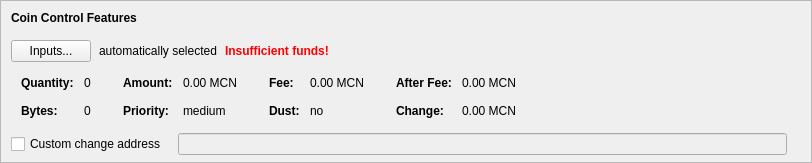
    <widget class="QFrame" name="frameCoinControl">
     <property name="sizePolicy">
      <sizepolicy hsizetype="Expanding" vsizetype="Expanding">
       <horstretch>0</horstretch>
       <verstretch>0</verstretch>
      </sizepolicy>
     </property>
     <property name="maximumSize">
      <size>
       <width>16777215</width>
       <height>16777215</height>
      </size>
     </property>
     <property name="frameShape">
      <enum>QFrame::StyledPanel</enum>
     </property>
     <property name="frameShadow">
      <enum>QFrame::Sunken</enum>
     </property>
     <layout class="QVBoxLayout" name="verticalLayoutCoinControl2">
      <property name="spacing">
       <number>0</number>
      </property>
      <property name="leftMargin">
       <number>0</number>
      </property>
      <property name="topMargin">
       <number>0</number>
      </property>
      <property name="rightMargin">
       <number>0</number>
      </property>
      <property name="bottomMargin">
       <number>6</number>
      </property>
      <item>
       <layout class="QVBoxLayout" name="verticalLayoutCoinControl" stretch="0,0,0,0,1">
        <property name="spacing">
         <number>0</number>
        </property>
        <property name="leftMargin">
         <number>10</number>
        </property>
        <property name="topMargin">
         <number>10</number>
        </property>
        <item>
         <layout class="QHBoxLayout" name="horizontalLayoutCoinControl1">
          <property name="bottomMargin">
           <number>15</number>
          </property>
          <item>
           <widget class="QLabel" name="labelCoinControlFeatures">
            <property name="sizePolicy">
             <sizepolicy hsizetype="Preferred" vsizetype="Maximum">
              <horstretch>0</horstretch>
              <verstretch>0</verstretch>
             </sizepolicy>
            </property>
            <property name="font">
             <font>
              <weight>75</weight>
              <bold>true</bold>
             </font>
            </property>
            <property name="styleSheet">
             <string notr="true">font-weight:bold;</string>
            </property>
            <property name="text">
             <string>Coin Control Features</string>
            </property>
           </widget>
          </item>
         </layout>
        </item>
        <item>
         <layout class="QHBoxLayout" name="horizontalLayoutCoinControl2" stretch="0,0,0,0">
          <property name="spacing">
           <number>8</number>
          </property>
          <property name="bottomMargin">
           <number>10</number>
          </property>
          <item>
           <widget class="QPushButton" name="pushButtonCoinControl">
            <property name="styleSheet">
             <string notr="true"/>
            </property>
            <property name="text">
             <string>Inputs...</string>
            </property>
            <property name="autoDefault">
             <bool>false</bool>
            </property>
           </widget>
          </item>
          <item>
           <widget class="QLabel" name="labelCoinControlAutomaticallySelected">
            <property name="text">
             <string>automatically selected</string>
            </property>
            <property name="margin">
             <number>5</number>
            </property>
           </widget>
          </item>
          <item>
           <widget class="QLabel" name="labelCoinControlInsuffFunds">
            <property name="font">
             <font>
              <weight>75</weight>
              <bold>true</bold>
             </font>
            </property>
            <property name="styleSheet">
             <string notr="true">color:red;font-weight:bold;</string>
            </property>
            <property name="text">
             <string>Insufficient funds!</string>
            </property>
            <property name="margin">
             <number>5</number>
            </property>
           </widget>
          </item>
          <item>
           <spacer name="horizontalSpacerCoinControl">
            <property name="orientation">
             <enum>Qt::Horizontal</enum>
            </property>
            <property name="sizeHint" stdset="0">
             <size>
              <width>40</width>
              <height>1</height>
             </size>
            </property>
           </spacer>
          </item>
         </layout>
        </item>
        <item>
         <widget class="QWidget" name="widgetCoinControl" native="true">
          <property name="sizePolicy">
           <sizepolicy hsizetype="Preferred" vsizetype="Preferred">
            <horstretch>0</horstretch>
            <verstretch>0</verstretch>
           </sizepolicy>
          </property>
          <property name="minimumSize">
           <size>
            <width>0</width>
            <height>0</height>
           </size>
          </property>
          <property name="styleSheet">
           <string notr="true"/>
          </property>
          <layout class="QHBoxLayout" name="horizontalLayoutCoinControl5">
           <property name="leftMargin">
            <number>0</number>
           </property>
           <property name="topMargin">
            <number>0</number>
           </property>
           <property name="rightMargin">
            <number>0</number>
           </property>
           <property name="bottomMargin">
            <number>0</number>
           </property>
           <item>
            <layout class="QHBoxLayout" name="horizontalLayoutCoinControl3" stretch="0,0,0,1">
             <property name="spacing">
              <number>20</number>
             </property>
             <property name="topMargin">
              <number>0</number>
             </property>
             <property name="bottomMargin">
              <number>10</number>
             </property>
             <item>
              <layout class="QFormLayout" name="formLayoutCoinControl1">
               <property name="horizontalSpacing">
                <number>10</number>
               </property>
               <property name="verticalSpacing">
                <number>14</number>
               </property>
               <property name="leftMargin">
                <number>10</number>
               </property>
               <property name="topMargin">
                <number>4</number>
               </property>
               <property name="rightMargin">
                <number>6</number>
               </property>
               <item row="0" column="0">
                <widget class="QLabel" name="labelCoinControlQuantityText">
                 <property name="font">
                  <font>
                   <weight>75</weight>
                   <bold>true</bold>
                  </font>
                 </property>
                 <property name="text">
                  <string>Quantity:</string>
                 </property>
                 <property name="margin">
                  <number>0</number>
                 </property>
                </widget>
               </item>
               <item row="0" column="1">
                <widget class="QLabel" name="labelCoinControlQuantity">
                 <property name="cursor">
                  <cursorShape>IBeamCursor</cursorShape>
                 </property>
                 <property name="contextMenuPolicy">
                  <enum>Qt::ActionsContextMenu</enum>
                 </property>
                 <property name="text">
                  <string notr="true">0</string>
                 </property>
                 <property name="margin">
                  <number>0</number>
                 </property>
                 <property name="textInteractionFlags">
                  <set>Qt::LinksAccessibleByMouse|Qt::TextSelectableByKeyboard|Qt::TextSelectableByMouse</set>
                 </property>
                </widget>
               </item>
               <item row="1" column="0">
                <widget class="QLabel" name="labelCoinControlBytesText">
                 <property name="font">
                  <font>
                   <weight>75</weight>
                   <bold>true</bold>
                  </font>
                 </property>
                 <property name="text">
                  <string>Bytes:</string>
                 </property>
                </widget>
               </item>
               <item row="1" column="1">
                <widget class="QLabel" name="labelCoinControlBytes">
                 <property name="cursor">
                  <cursorShape>IBeamCursor</cursorShape>
                 </property>
                 <property name="contextMenuPolicy">
                  <enum>Qt::ActionsContextMenu</enum>
                 </property>
                 <property name="text">
                  <string notr="true">0</string>
                 </property>
                 <property name="textInteractionFlags">
                  <set>Qt::LinksAccessibleByMouse|Qt::TextSelectableByKeyboard|Qt::TextSelectableByMouse</set>
                 </property>
                </widget>
               </item>
              </layout>
             </item>
             <item>
              <layout class="QFormLayout" name="formLayoutCoinControl2">
               <property name="horizontalSpacing">
                <number>10</number>
               </property>
               <property name="verticalSpacing">
                <number>14</number>
               </property>
               <property name="leftMargin">
                <number>6</number>
               </property>
               <property name="topMargin">
                <number>4</number>
               </property>
               <property name="rightMargin">
                <number>6</number>
               </property>
               <item row="0" column="0">
                <widget class="QLabel" name="labelCoinControlAmountText">
                 <property name="font">
                  <font>
                   <weight>75</weight>
                   <bold>true</bold>
                  </font>
                 </property>
                 <property name="text">
                  <string>Amount:</string>
                 </property>
                 <property name="margin">
                  <number>0</number>
                 </property>
                </widget>
               </item>
               <item row="0" column="1">
                <widget class="QLabel" name="labelCoinControlAmount">
                 <property name="cursor">
                  <cursorShape>IBeamCursor</cursorShape>
                 </property>
                 <property name="contextMenuPolicy">
                  <enum>Qt::ActionsContextMenu</enum>
                 </property>
                 <property name="text">
                  <string notr="true">0.00 MCN</string>
                 </property>
                 <property name="textInteractionFlags">
                  <set>Qt::LinksAccessibleByMouse|Qt::TextSelectableByKeyboard|Qt::TextSelectableByMouse</set>
                 </property>
                </widget>
               </item>
               <item row="1" column="0">
                <widget class="QLabel" name="labelCoinControlPriorityText">
                 <property name="font">
                  <font>
                   <weight>75</weight>
                   <bold>true</bold>
                  </font>
                 </property>
                 <property name="text">
                  <string>Priority:</string>
                 </property>
                </widget>
               </item>
               <item row="1" column="1">
                <widget class="QLabel" name="labelCoinControlPriority">
                 <property name="cursor">
                  <cursorShape>IBeamCursor</cursorShape>
                 </property>
                 <property name="contextMenuPolicy">
                  <enum>Qt::ActionsContextMenu</enum>
                 </property>
                 <property name="text">
                  <string notr="true">medium</string>
                 </property>
                 <property name="textInteractionFlags">
                  <set>Qt::LinksAccessibleByMouse|Qt::TextSelectableByKeyboard|Qt::TextSelectableByMouse</set>
                 </property>
                </widget>
               </item>
              </layout>
             </item>
             <item>
              <layout class="QFormLayout" name="formLayoutCoinControl3">
               <property name="horizontalSpacing">
                <number>10</number>
               </property>
               <property name="verticalSpacing">
                <number>14</number>
               </property>
               <property name="leftMargin">
                <number>6</number>
               </property>
               <property name="topMargin">
                <number>4</number>
               </property>
               <property name="rightMargin">
                <number>6</number>
               </property>
               <item row="0" column="0">
                <widget class="QLabel" name="labelCoinControlFeeText">
                 <property name="font">
                  <font>
                   <weight>75</weight>
                   <bold>true</bold>
                  </font>
                 </property>
                 <property name="text">
                  <string>Fee:</string>
                 </property>
                 <property name="margin">
                  <number>0</number>
                 </property>
                </widget>
               </item>
               <item row="0" column="1">
                <widget class="QLabel" name="labelCoinControlFee">
                 <property name="cursor">
                  <cursorShape>IBeamCursor</cursorShape>
                 </property>
                 <property name="contextMenuPolicy">
                  <enum>Qt::ActionsContextMenu</enum>
                 </property>
                 <property name="text">
                  <string notr="true">0.00 MCN</string>
                 </property>
                 <property name="textInteractionFlags">
                  <set>Qt::LinksAccessibleByMouse|Qt::TextSelectableByKeyboard|Qt::TextSelectableByMouse</set>
                 </property>
                </widget>
               </item>
               <item row="1" column="0">
                <widget class="QLabel" name="labelCoinControlLowOutputText">
                 <property name="font">
                  <font>
                   <weight>75</weight>
                   <bold>true</bold>
                  </font>
                 </property>
                 <property name="text">
                  <string>Dust:</string>
                 </property>
                </widget>
               </item>
               <item row="1" column="1">
                <widget class="QLabel" name="labelCoinControlLowOutput">
                 <property name="cursor">
                  <cursorShape>IBeamCursor</cursorShape>
                 </property>
                 <property name="contextMenuPolicy">
                  <enum>Qt::ActionsContextMenu</enum>
                 </property>
                 <property name="text">
                  <string notr="true">no</string>
                 </property>
                 <property name="textInteractionFlags">
                  <set>Qt::LinksAccessibleByMouse|Qt::TextSelectableByKeyboard|Qt::TextSelectableByMouse</set>
                 </property>
                </widget>
               </item>
              </layout>
             </item>
             <item>
              <layout class="QFormLayout" name="formLayoutCoinControl4">
               <property name="horizontalSpacing">
                <number>10</number>
               </property>
               <property name="verticalSpacing">
                <number>14</number>
               </property>
               <property name="leftMargin">
                <number>6</number>
               </property>
               <property name="topMargin">
                <number>4</number>
               </property>
               <property name="rightMargin">
                <number>6</number>
               </property>
               <item row="0" column="0">
                <widget class="QLabel" name="labelCoinControlAfterFeeText">
                 <property name="font">
                  <font>
                   <weight>75</weight>
                   <bold>true</bold>
                  </font>
                 </property>
                 <property name="text">
                  <string>After Fee:</string>
                 </property>
                 <property name="margin">
                  <number>0</number>
                 </property>
                </widget>
               </item>
               <item row="0" column="1">
                <widget class="QLabel" name="labelCoinControlAfterFee">
                 <property name="cursor">
                  <cursorShape>IBeamCursor</cursorShape>
                 </property>
                 <property name="contextMenuPolicy">
                  <enum>Qt::ActionsContextMenu</enum>
                 </property>
                 <property name="text">
                  <string notr="true">0.00 MCN</string>
                 </property>
                 <property name="textInteractionFlags">
                  <set>Qt::LinksAccessibleByMouse|Qt::TextSelectableByKeyboard|Qt::TextSelectableByMouse</set>
                 </property>
                </widget>
               </item>
               <item row="1" column="0">
                <widget class="QLabel" name="labelCoinControlChangeText">
                 <property name="font">
                  <font>
                   <weight>75</weight>
                   <bold>true</bold>
                  </font>
                 </property>
                 <property name="text">
                  <string>Change:</string>
                 </property>
                </widget>
               </item>
               <item row="1" column="1">
                <widget class="QLabel" name="labelCoinControlChange">
                 <property name="cursor">
                  <cursorShape>IBeamCursor</cursorShape>
                 </property>
                 <property name="contextMenuPolicy">
                  <enum>Qt::ActionsContextMenu</enum>
                 </property>
                 <property name="text">
                  <string notr="true">0.00 MCN</string>
                 </property>
                 <property name="textInteractionFlags">
                  <set>Qt::LinksAccessibleByMouse|Qt::TextSelectableByKeyboard|Qt::TextSelectableByMouse</set>
                 </property>
                </widget>
               </item>
              </layout>
             </item>
            </layout>
           </item>
          </layout>
         </widget>
        </item>
        <item>
         <layout class="QHBoxLayout" name="horizontalLayoutCoinControl4" stretch="0,0,0">
          <property name="spacing">
           <number>12</number>
          </property>
          <property name="sizeConstraint">
           <enum>QLayout::SetDefaultConstraint</enum>
          </property>
          <property name="topMargin">
           <number>5</number>
          </property>
          <property name="rightMargin">
           <number>5</number>
          </property>
          <item>
           <widget class="QCheckBox" name="checkBoxCoinControlChange">
            <property name="toolTip">
             <string>If this is activated, but the change address is empty or invalid, change will be sent to a newly generated address.</string>
            </property>
            <property name="text">
             <string>Custom change address</string>
            </property>
           </widget>
          </item>
          <item>
           <widget class="QValidatedLineEdit" name="lineEditCoinControlChange">
            <property name="enabled">
             <bool>false</bool>
            </property>
            <property name="sizePolicy">
             <sizepolicy hsizetype="Expanding" vsizetype="Fixed">
              <horstretch>0</horstretch>
              <verstretch>0</verstretch>
             </sizepolicy>
            </property>
           </widget>
          </item>
          <item>
           <widget class="QLabel" name="labelCoinControlChangeLabel">
            <property name="sizePolicy">
             <sizepolicy hsizetype="Preferred" vsizetype="Expanding">
              <horstretch>0</horstretch>
              <verstretch>0</verstretch>
             </sizepolicy>
            </property>
            <property name="minimumSize">
             <size>
              <width>0</width>
              <height>0</height>
             </size>
            </property>
            <property name="text">
             <string/>
            </property>
            <property name="margin">
             <number>3</number>
            </property>
           </widget>
          </item>
         </layout>
        </item>
        <item>
         <spacer name="verticalSpacerCoinControl">
          <property name="orientation">
           <enum>Qt::Vertical</enum>
          </property>
          <property name="sizeHint" stdset="0">
           <size>
            <width>800</width>
            <height>1</height>
           </size>
          </property>
         </spacer>
        </item>
       </layout>
      </item>
     </layout>
    </widget>
